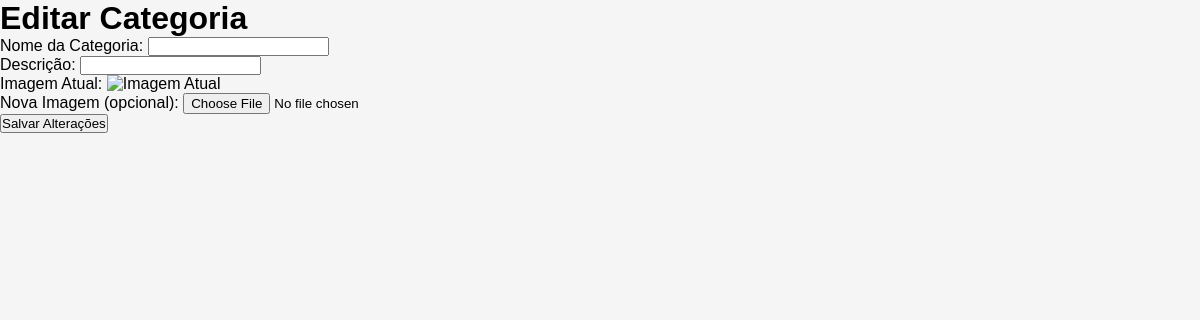
Page /admin/editar_categoria/6 on the earlier database version.
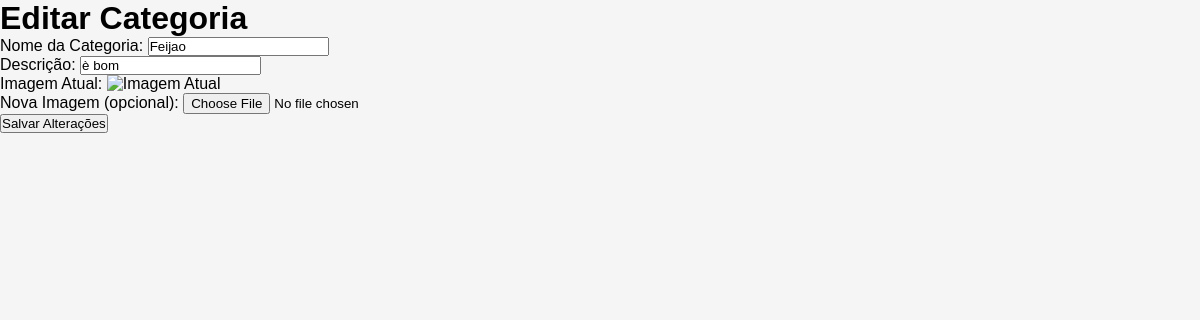
Same page on the later database version.
### tables this page shows
CREATE TABLE [categorias] (
[id] INTEGER  PRIMARY KEY NULL,
[nome] TEXT  NOT NULL,
[descricao] VARCHAR(255)  NULL,
[imagem] BLOB  NULL
);

### app.py (the view, shortened to what this page needs)
@app.route("/admin/editar_categoria/<int:id>", methods=['GET', 'POST'])
def editar_categoria(id):
    conn = get_db_connection()
    categoria = conn.execute('SELECT * FROM categorias WHERE id = ?', (id,)).fetchone()
    conn.close()
    return render_template('admin/editar_categoria.html', categoria=categoria)

### app.py (called while the page is built)
def get_db_connection():
    conn = sqlite3.connect('database\sqlite.db')
    conn.row_factory = sqlite3.Row
    return conn

### templates/admin/editar_categoria.html (shortened to what this page needs)
<!DOCTYPE html>
<html lang="pt-br">
<head>
    <link rel="stylesheet" href="{{ url_for('static', filename='styles.css') }}">
</head>
<body>
    <h1>Editar Categoria</h1>
    <form method="POST" enctype="multipart/form-data">
        <label for="nome_categoria">Nome da Categoria:</label>
        <input type="text" id="nome_categoria" name="nome_categoria" value="{{ categoria['nome'] }}" required>
        <br>
        <label for="descricao">Descrição:</label>
        <input type="text" id="descricao" name="descricao" value="{{ categoria['descricao'] }}" required>
        <br>
        <label for="imagem_atual">Imagem Atual:</label>
        <img alt="Imagem Atual">
        <br>
        <label for="nova_imagem">Nova Imagem (opcional):</label>
        <input type="file" id="nova_imagem" name="nova_imagem">
        <br>
        <button type="submit">Salvar Alterações</button>
    </form>
</body>
</html>

Differences in the rows shown:
added categorias: nome_categoria "Feijao", descricao "è bom"
